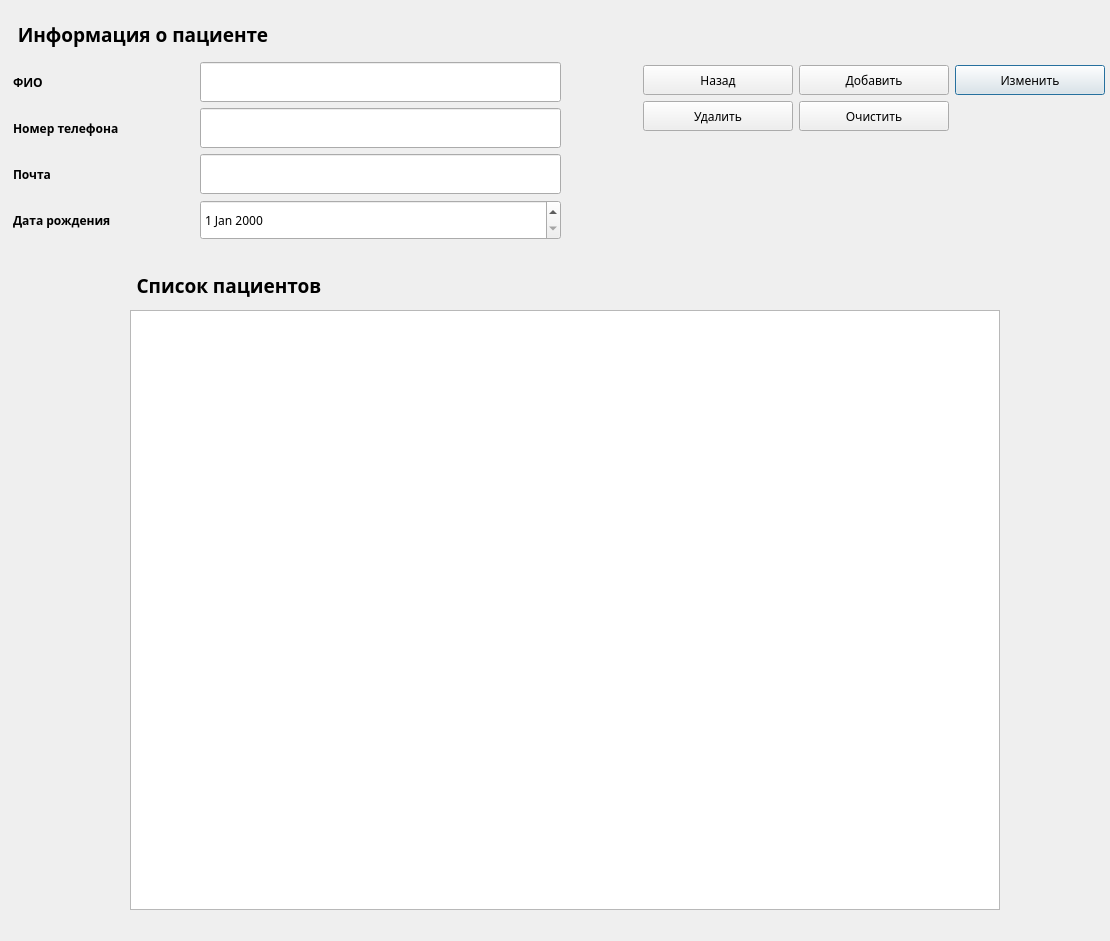
<?xml version="1.0" encoding="UTF-8"?>
<ui version="4.0">
 <class>patientList</class>
 <widget class="QDialog" name="patientList">
  <property name="geometry">
   <rect>
    <x>0</x>
    <y>0</y>
    <width>1110</width>
    <height>941</height>
   </rect>
  </property>
  <property name="minimumSize">
   <size>
    <width>150</width>
    <height>30</height>
   </size>
  </property>
  <property name="maximumSize">
   <size>
    <width>2000</width>
    <height>16777215</height>
   </size>
  </property>
  <property name="font">
   <font>
    <family>Gargi</family>
   </font>
  </property>
  <property name="windowTitle">
   <string>Список пациентов</string>
  </property>
  <widget class="QPushButton" name="btnEdit">
   <property name="geometry">
    <rect>
     <x>955</x>
     <y>65</y>
     <width>150</width>
     <height>30</height>
    </rect>
   </property>
   <property name="minimumSize">
    <size>
     <width>150</width>
     <height>30</height>
    </size>
   </property>
   <property name="maximumSize">
    <size>
     <width>150</width>
     <height>30</height>
    </size>
   </property>
   <property name="text">
    <string>Изменить</string>
   </property>
  </widget>
  <widget class="QLabel" name="lbFio_2">
   <property name="geometry">
    <rect>
     <x>9</x>
     <y>9</y>
     <width>268</width>
     <height>50</height>
    </rect>
   </property>
   <property name="minimumSize">
    <size>
     <width>0</width>
     <height>50</height>
    </size>
   </property>
   <property name="maximumSize">
    <size>
     <width>16777215</width>
     <height>50</height>
    </size>
   </property>
   <property name="font">
    <font>
     <family>Gargi</family>
     <pointsize>14</pointsize>
     <weight>75</weight>
     <bold>true</bold>
    </font>
   </property>
   <property name="text">
    <string>Информация о пациенте</string>
   </property>
   <property name="alignment">
    <set>Qt::AlignCenter</set>
   </property>
  </widget>
  <widget class="QPushButton" name="btnBack">
   <property name="geometry">
    <rect>
     <x>643</x>
     <y>65</y>
     <width>150</width>
     <height>30</height>
    </rect>
   </property>
   <property name="minimumSize">
    <size>
     <width>150</width>
     <height>30</height>
    </size>
   </property>
   <property name="maximumSize">
    <size>
     <width>150</width>
     <height>30</height>
    </size>
   </property>
   <property name="text">
    <string>Назад</string>
   </property>
   <property name="default">
    <bool>false</bool>
   </property>
  </widget>
  <widget class="QPushButton" name="btnDel">
   <property name="geometry">
    <rect>
     <x>643</x>
     <y>101</y>
     <width>150</width>
     <height>30</height>
    </rect>
   </property>
   <property name="minimumSize">
    <size>
     <width>150</width>
     <height>30</height>
    </size>
   </property>
   <property name="maximumSize">
    <size>
     <width>150</width>
     <height>30</height>
    </size>
   </property>
   <property name="text">
    <string>Удалить</string>
   </property>
  </widget>
  <widget class="QTableWidget" name="twPatient">
   <property name="geometry">
    <rect>
     <x>130</x>
     <y>310</y>
     <width>870</width>
     <height>600</height>
    </rect>
   </property>
   <property name="minimumSize">
    <size>
     <width>800</width>
     <height>600</height>
    </size>
   </property>
   <property name="maximumSize">
    <size>
     <width>870</width>
     <height>600</height>
    </size>
   </property>
  </widget>
  <widget class="QPushButton" name="btnAdd">
   <property name="geometry">
    <rect>
     <x>799</x>
     <y>65</y>
     <width>150</width>
     <height>30</height>
    </rect>
   </property>
   <property name="minimumSize">
    <size>
     <width>150</width>
     <height>30</height>
    </size>
   </property>
   <property name="maximumSize">
    <size>
     <width>150</width>
     <height>30</height>
    </size>
   </property>
   <property name="text">
    <string>Добавить</string>
   </property>
  </widget>
  <widget class="QLabel" name="lbFio_3">
   <property name="geometry">
    <rect>
     <x>130</x>
     <y>270</y>
     <width>198</width>
     <height>31</height>
    </rect>
   </property>
   <property name="maximumSize">
    <size>
     <width>16777215</width>
     <height>50</height>
    </size>
   </property>
   <property name="font">
    <font>
     <family>Gargi</family>
     <pointsize>14</pointsize>
     <weight>75</weight>
     <bold>true</bold>
    </font>
   </property>
   <property name="text">
    <string>Список пациентов</string>
   </property>
   <property name="alignment">
    <set>Qt::AlignCenter</set>
   </property>
  </widget>
  <widget class="QPushButton" name="btnClear">
   <property name="geometry">
    <rect>
     <x>799</x>
     <y>101</y>
     <width>150</width>
     <height>30</height>
    </rect>
   </property>
   <property name="maximumSize">
    <size>
     <width>150</width>
     <height>30</height>
    </size>
   </property>
   <property name="text">
    <string>Очистить</string>
   </property>
  </widget>
  <widget class="QLabel" name="lbDateOfBirth">
   <property name="geometry">
    <rect>
     <x>13</x>
     <y>200</y>
     <width>181</width>
     <height>40</height>
    </rect>
   </property>
   <property name="minimumSize">
    <size>
     <width>0</width>
     <height>40</height>
    </size>
   </property>
   <property name="maximumSize">
    <size>
     <width>16777215</width>
     <height>40</height>
    </size>
   </property>
   <property name="font">
    <font>
     <family>Gargi</family>
     <weight>75</weight>
     <bold>true</bold>
    </font>
   </property>
   <property name="text">
    <string>Дата рождения</string>
   </property>
  </widget>
  <widget class="QLabel" name="lbEmail">
   <property name="geometry">
    <rect>
     <x>13</x>
     <y>154</y>
     <width>181</width>
     <height>40</height>
    </rect>
   </property>
   <property name="minimumSize">
    <size>
     <width>0</width>
     <height>40</height>
    </size>
   </property>
   <property name="maximumSize">
    <size>
     <width>16777215</width>
     <height>40</height>
    </size>
   </property>
   <property name="font">
    <font>
     <family>Gargi</family>
     <weight>75</weight>
     <bold>true</bold>
    </font>
   </property>
   <property name="text">
    <string>Почта</string>
   </property>
  </widget>
  <widget class="QLabel" name="lbFio">
   <property name="geometry">
    <rect>
     <x>13</x>
     <y>62</y>
     <width>181</width>
     <height>40</height>
    </rect>
   </property>
   <property name="minimumSize">
    <size>
     <width>0</width>
     <height>40</height>
    </size>
   </property>
   <property name="maximumSize">
    <size>
     <width>16777215</width>
     <height>40</height>
    </size>
   </property>
   <property name="font">
    <font>
     <family>Gargi</family>
     <weight>75</weight>
     <bold>true</bold>
    </font>
   </property>
   <property name="text">
    <string>ФИО</string>
   </property>
  </widget>
  <widget class="QLineEdit" name="lePhoneNumber">
   <property name="geometry">
    <rect>
     <x>200</x>
     <y>108</y>
     <width>361</width>
     <height>40</height>
    </rect>
   </property>
   <property name="minimumSize">
    <size>
     <width>0</width>
     <height>40</height>
    </size>
   </property>
   <property name="maximumSize">
    <size>
     <width>16777215</width>
     <height>40</height>
    </size>
   </property>
  </widget>
  <widget class="QLineEdit" name="leFio">
   <property name="geometry">
    <rect>
     <x>200</x>
     <y>62</y>
     <width>361</width>
     <height>40</height>
    </rect>
   </property>
   <property name="minimumSize">
    <size>
     <width>0</width>
     <height>40</height>
    </size>
   </property>
   <property name="maximumSize">
    <size>
     <width>16777215</width>
     <height>40</height>
    </size>
   </property>
  </widget>
  <widget class="QLineEdit" name="leEmail">
   <property name="geometry">
    <rect>
     <x>200</x>
     <y>154</y>
     <width>361</width>
     <height>40</height>
    </rect>
   </property>
   <property name="minimumSize">
    <size>
     <width>0</width>
     <height>40</height>
    </size>
   </property>
   <property name="maximumSize">
    <size>
     <width>16777215</width>
     <height>40</height>
    </size>
   </property>
  </widget>
  <widget class="QDateEdit" name="deDateOfBirth">
   <property name="geometry">
    <rect>
     <x>200</x>
     <y>200</y>
     <width>361</width>
     <height>40</height>
    </rect>
   </property>
   <property name="minimumSize">
    <size>
     <width>0</width>
     <height>40</height>
    </size>
   </property>
   <property name="maximumSize">
    <size>
     <width>16777215</width>
     <height>40</height>
    </size>
   </property>
  </widget>
  <widget class="QLabel" name="lbPhoneNumber">
   <property name="geometry">
    <rect>
     <x>13</x>
     <y>108</y>
     <width>181</width>
     <height>40</height>
    </rect>
   </property>
   <property name="minimumSize">
    <size>
     <width>0</width>
     <height>40</height>
    </size>
   </property>
   <property name="maximumSize">
    <size>
     <width>16777215</width>
     <height>40</height>
    </size>
   </property>
   <property name="font">
    <font>
     <family>Gargi</family>
     <weight>75</weight>
     <bold>true</bold>
    </font>
   </property>
   <property name="text">
    <string>Номер телефона</string>
   </property>
  </widget>
 </widget>
 <resources/>
 <connections/>
</ui>
